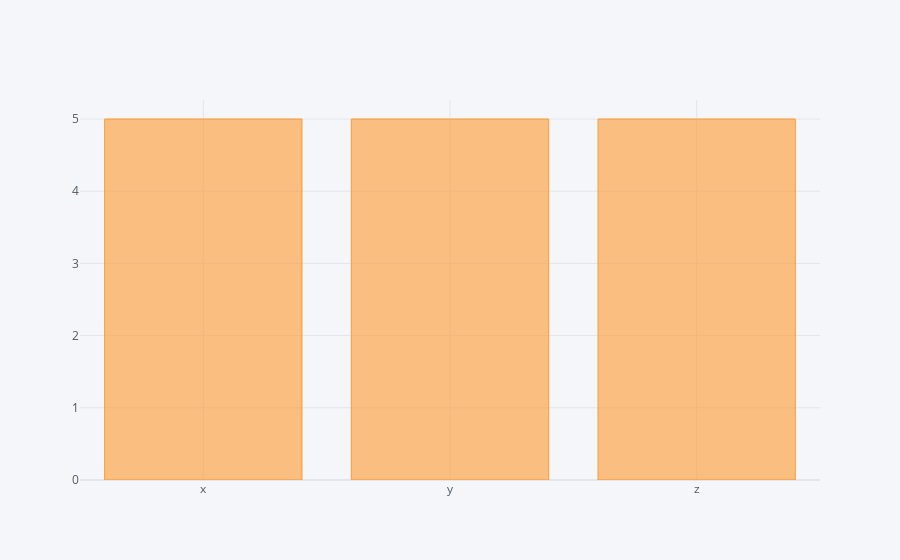

Notebook cell for this chart:
### Code cell
df.count().iplot(kind = "bar")

### Figure 1 — Plotly figure (JSON) as saved in the notebook; plotly's stock layout.template omitted (floating-point values rounded to 4 significant figures)
{"data": [{"marker": {"color": "rgba(255, 153, 51, 0.6)", "line": {"color": "rgba(255, 153, 51, 1.0)", "width": 1}}, "name": "None", "orientation": "v", "text": "", "type": "bar", "x": ["x", "y", "z"], "y": [5, 5, 5]}], "layout": {"legend": {"bgcolor": "#F5F6F9", "font": {"color": "#4D5663"}}, "paper_bgcolor": "#F5F6F9", "plot_bgcolor": "#F5F6F9", "title": {"font": {"color": "#4D5663"}}, "xaxis": {"gridcolor": "#E1E5ED", "showgrid": true, "tickfont": {"color": "#4D5663"}, "title": {"font": {"color": "#4D5663"}, "text": ""}, "zerolinecolor": "#E1E5ED"}, "yaxis": {"gridcolor": "#E1E5ED", "showgrid": true, "tickfont": {"color": "#4D5663"}, "title": {"font": {"color": "#4D5663"}, "text": ""}, "zerolinecolor": "#E1E5ED"}}}
